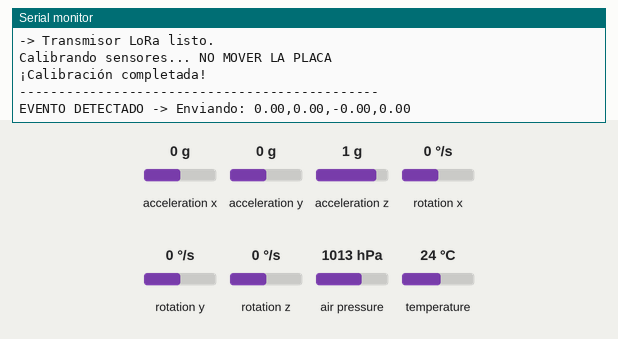
Bench run of a sketch on a simulated ESP32. On the bench: the last lines printed to the serial monitor. The inputs (shaded band) are chosen by the test bench; at power-on: acceleration x 0 g, acceleration y 0 g, acceleration z 1 g, air pressure 1013 hPa, rotation x 0 °/s, rotation y 0 °/s, rotation z 0 °/s, temperature 24 °C. No radio packets arrive unless stated.

Above: at 3.4 s.
3.5 s: acceleration x set to -1.4 g
At 4.5 s:
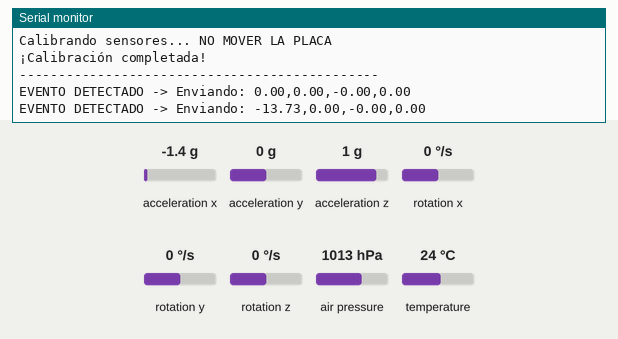
5.0 s: acceleration y set to -1.4 g
At 6.3 s:
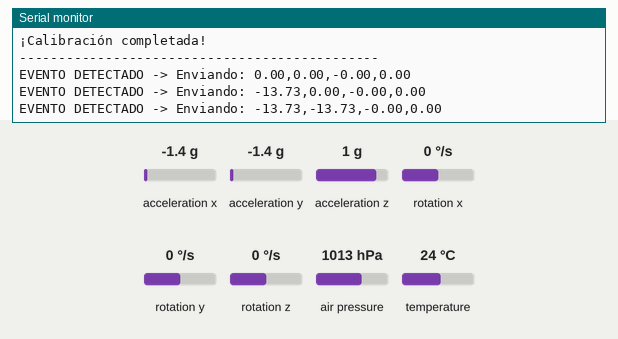
6.5 s: acceleration z set to -1.4 g
At 7.84 s:
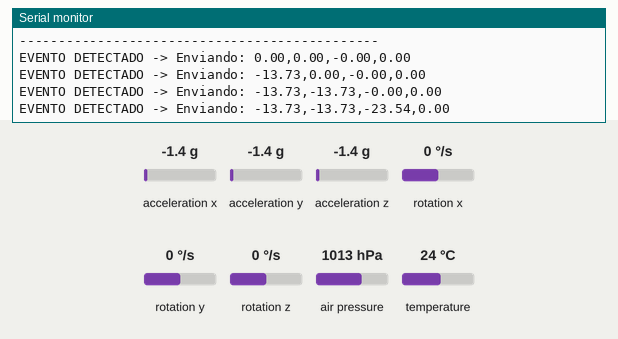
8.0 s: air pressure set to 952 hPa
At 8.6 s:
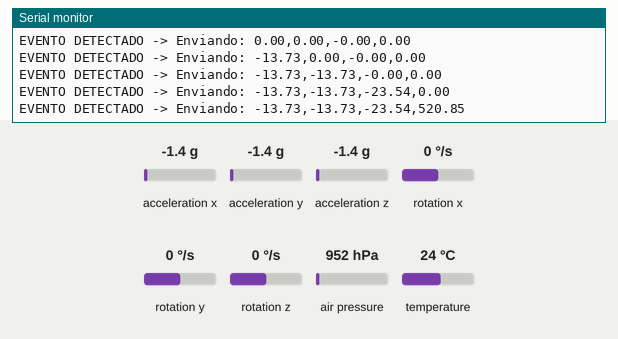

The sketch:

Emisor_V1.ino
```cpp
#include <Wire.h>
#include <SPI.h>
#include <LoRa.h>
#include <Adafruit_MPU6050.h>
#include <Adafruit_BMP280.h>
#include <Adafruit_Sensor.h>

// Pines LoRa según EMISOR.ino
#define SS 5
#define RST 2
#define DI0 17

Adafruit_MPU6050 mpu;
Adafruit_BMP280 bmp;

// Variables de calibración
float presion_base = 1013.25;
float offset_X = 0.0, offset_Y = 0.0, offset_Z = 0.0;
// Umbrales de cambio significativo (Ajustables)
const float UMBRAL_EMPUJE = 0.60;  // m/s² (Disparará el envío si varía más de 0.6)
const float UMBRAL_ALTITUD = 0.50; // metros (Disparará el envío si sube/baja más de 50cm)

// Historial para comparar
float ultimo_empuje_enviado = 0.0;
float ultima_altitud_enviada = 0.0;

// Tiempo máximo de respaldo (Heartbeat)
unsigned long ultimo_envio_tiempo = 0;
const unsigned long TIMEOUT_FORZADO = 2000; // Si pasan 2 segundos sin cambios, envía igual por seguridad

void setup() {
  Serial.begin(115200); // Subimos la velocidad para mejor rendimiento en telemetría
  while (!Serial);

  Serial.println("\n--- Inicializando Aviónica del Cohete + LoRa ---");

  // 1. Inicializar LoRa
  LoRa.setPins(SS, RST, DI0);
  if (!LoRa.begin(433E6)) {
    Serial.println("¡Fallo crítico en la inicialización de LoRa!");
    while (1);
  }
      // Configuración de radio para asegurar enlace fuerte en banco de pruebas
  LoRa.setSignalBandwidth(125E3);    // 125 kHz estándar
  LoRa.setSpreadingFactor(7);        // SF7 por defecto (rápido)
  LoRa.setTxPower(17);               // Aumentamos la potencia de transmisión a 17dBm
  Serial.println("-> Transmisor LoRa listo.");

  // 2. Inicializar Sensores I2C
  if (!mpu.begin(0x68)) {
    Serial.println("¡Error MPU6050!");
    while (1);
  }
  if (!bmp.begin(0x76)) {
    Serial.println("¡Error BMP280!");
    while (1);
  }

  // Configuración de rangos y filtros
  mpu.setAccelerometerRange(MPU6050_RANGE_16_G);
  mpu.setFilterBandwidth(MPU6050_BAND_21_HZ);

  bmp.setSampling(Adafruit_BMP280::MODE_NORMAL,
                  Adafruit_BMP280::SAMPLING_X2,
                  Adafruit_BMP280::SAMPLING_X16,
                  Adafruit_BMP280::FILTER_X16,
                  Adafruit_BMP280::STANDBY_MS_1);

  // --- PROCESO DE CALIBRACIÓN ---
  Serial.println("Calibrando sensores... NO MOVER LA PLACA");
  delay(1000);

  // Tomar presión base (Altitud = 0)
  float suma_presion = 0;
  for(int i = 0; i < 20; i++) {
    suma_presion += bmp.readPressure() / 100.0F;
    delay(30);
  }
  presion_base = suma_presion / 20.0;

  // Tomar offsets del acelerómetro
  sensors_event_t a, g, temp;
  float suma_X = 0, suma_Y = 0, suma_Z = 0;
  for(int i = 0; i < 20; i++) {
    mpu.getEvent(&a, &g, &temp);
    suma_X += a.acceleration.x;
    suma_Y += a.acceleration.y;
    suma_Z += a.acceleration.z;
    delay(30);
  }

  offset_X = (suma_X / 20.0) - 9.81;
  offset_Y = (suma_Y / 20.0);
  offset_Z = (suma_Z / 20.0);

  Serial.println("¡Calibración completada!");
  Serial.println("----------------------------------------------");
}

void loop() {
  sensors_event_t a, g, temp_mpu;
  mpu.getEvent(&a, &g, &temp_mpu);

  // Aplicar calibración física
  float acc_x_calibrada = a.acceleration.x - offset_X;
  float acc_y_calibrada = a.acceleration.y - offset_Y;
  float acc_z_calibrada = a.acceleration.z - offset_Z;
  float empuje_neto = acc_x_calibrada - 9.81; // Eje de empuje vertical

  float presion = bmp.readPressure() / 100.0F;
  float altitud_relativa = bmp.readAltitude(presion_base);

  // --- LÓGICA DE FILTRADO POR CAMBIO SIGNIFICATIVO ---

  // Calcular la diferencia absoluta respecto al último envío
  float delta_empuje = abs(empuje_neto - ultimo_empuje_enviado);
  float delta_altitud = abs(altitud_relativa - ultima_altitud_enviada);

  unsigned long tiempo_actual = millis();

  // Condición: ¿Hubo un cambio real o ya pasó mucho tiempo desde el último reporte?
  if (delta_empuje >= UMBRAL_EMPUJE || delta_altitud >= UMBRAL_ALTITUD || (tiempo_actual - ultimo_envio_tiempo >= TIMEOUT_FORZADO)) {

    // Actualizamos el historial con los nuevos valores enviados
    ultimo_empuje_enviado = empuje_neto;
    ultima_altitud_enviada = altitud_relativa;
    ultimo_envio_tiempo = tiempo_actual;

    // Construcción del paquete CSV
    String paqueteData = String(empuje_neto, 2) + "," +
                         String(acc_y_calibrada, 2) + "," +
                         String(acc_z_calibrada, 2) + "," +
                         String(altitud_relativa, 2);

    // 1. Envío por Serial local
    Serial.print("EVENTO DETECTADO -> Enviando: ");
    Serial.println(paqueteData);

    // 2. Transmisión por ráfaga de Radio LoRa
    LoRa.beginPacket();
    LoRa.print(paqueteData);
    LoRa.endPacket();
  }

  // Muestreo interno rápido. La ESP32 revisa el bus a 50Hz (cada 20ms)
  // para no perderse el instante exacto del despegue, pero solo transmite si hace falta.
  delay(20);
}
```

Measured:
- after the input at 3.5 s, the serial monitor: prints a new line at once (image 1)
- after the input at 5.0 s, the serial monitor: prints a new line after 0.54 s (image 2)
- after the input at 6.5 s, the serial monitor: prints a new line after 1.1 s (image 3)
- after the input at 8.0 s, the serial monitor: prints a new line at once (image 4)
